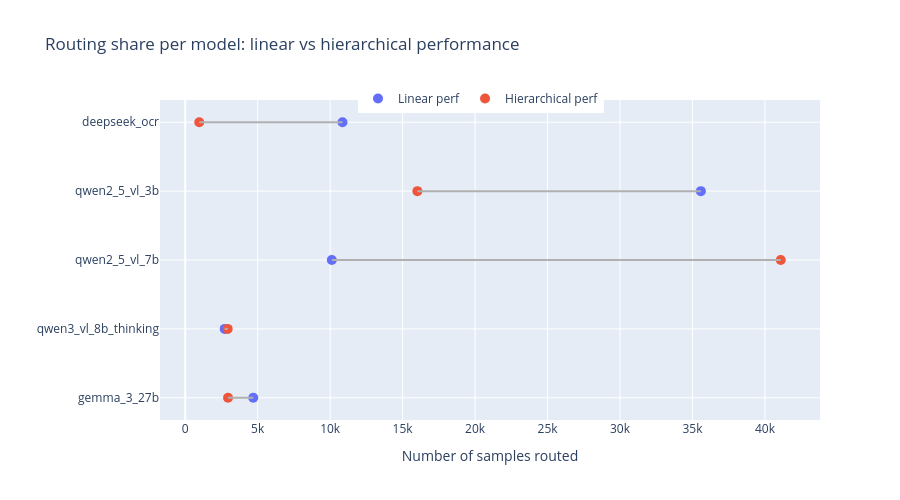

Source (notebook cell):
### Code cell
import plotly.graph_objects as go

# Count routing share per model for both schemes
old_counts = (
    best_old_name.value_counts()
    .reindex(model_names, fill_value=0)
    .rename("linear")
)
new_counts = (
    best_new_name.value_counts()
    .reindex(model_names, fill_value=0)
    .rename("hierarchical")
)

counts_df = pd.concat([old_counts, new_counts], axis=1).reset_index().rename(columns={"index": "model"})
counts_df["delta"] = counts_df["hierarchical"] - counts_df["linear"]

fig = go.Figure()

# Left markers (linear)
fig.add_trace(
    go.Scatter(
        y=counts_df["model"],
        x=counts_df["linear"],
        mode="markers",
        name="Linear perf",
        marker=dict(color="#636EFA", size=10),
    )
)

# Right markers (hierarchical)
fig.add_trace(
    go.Scatter(
        y=counts_df["model"],
        x=counts_df["hierarchical"],
        mode="markers",
        name="Hierarchical perf",
        marker=dict(color="#EF553B", size=10),
    )
)

# Connecting lines
for _, row in counts_df.iterrows():
    fig.add_trace(
        go.Scatter(
            x=[row["linear"], row["hierarchical"]],
            y=[row["model"], row["model"]],
            mode="lines",
            line=dict(color="#B0B0B0"),
            showlegend=False,
        )
    )

fig.update_layout(
    title="Routing share per model: linear vs hierarchical performance",
    xaxis_title="Number of samples routed",
    yaxis=dict(title="", autorange="reversed"),
    height=400 + 20 * len(model_names),
    legend=dict(orientation="h", x=0.3, y=1.05),
)
fig.show()

display(counts_df.assign(linear_frac=counts_df["linear"]/len(df_proc),
                         hierarchical_frac=counts_df["hierarchical"]/len(df_proc)))

### Figure 1 — Plotly figure (JSON) as saved in the notebook; plotly's stock layout.template omitted (floating-point values rounded to 4 significant figures)
{"data": [{"marker": {"color": "#636EFA", "size": 10}, "mode": "markers", "name": "Linear perf", "type": "scatter", "x": [10852, 35578, 10114, 2725, 4694], "y": ["deepseek_ocr", "qwen2_5_vl_3b", "qwen2_5_vl_7b", "qwen3_vl_8b_thinking", "gemma_3_27b"]}, {"marker": {"color": "#EF553B", "size": 10}, "mode": "markers", "name": "Hierarchical perf", "type": "scatter", "x": [968, 16021, 41092, 2928, 2954], "y": ["deepseek_ocr", "qwen2_5_vl_3b", "qwen2_5_vl_7b", "qwen3_vl_8b_thinking", "gemma_3_27b"]}, {"line": {"color": "#B0B0B0"}, "mode": "lines", "showlegend": false, "type": "scatter", "x": [10852, 968], "y": ["deepseek_ocr", "deepseek_ocr"]}, {"line": {"color": "#B0B0B0"}, "mode": "lines", "showlegend": false, "type": "scatter", "x": [35578, 16021], "y": ["qwen2_5_vl_3b", "qwen2_5_vl_3b"]}, {"line": {"color": "#B0B0B0"}, "mode": "lines", "showlegend": false, "type": "scatter", "x": [10114, 41092], "y": ["qwen2_5_vl_7b", "qwen2_5_vl_7b"]}, {"line": {"color": "#B0B0B0"}, "mode": "lines", "showlegend": false, "type": "scatter", "x": [2725, 2928], "y": ["qwen3_vl_8b_thinking", "qwen3_vl_8b_thinking"]}, {"line": {"color": "#B0B0B0"}, "mode": "lines", "showlegend": false, "type": "scatter", "x": [4694, 2954], "y": ["gemma_3_27b", "gemma_3_27b"]}], "layout": {"height": 500, "legend": {"orientation": "h", "x": 0.3, "y": 1.05}, "title": {"text": "Routing share per model: linear vs hierarchical performance"}, "xaxis": {"title": {"text": "Number of samples routed"}}, "yaxis": {"autorange": "reversed", "title": {"text": ""}}}}
